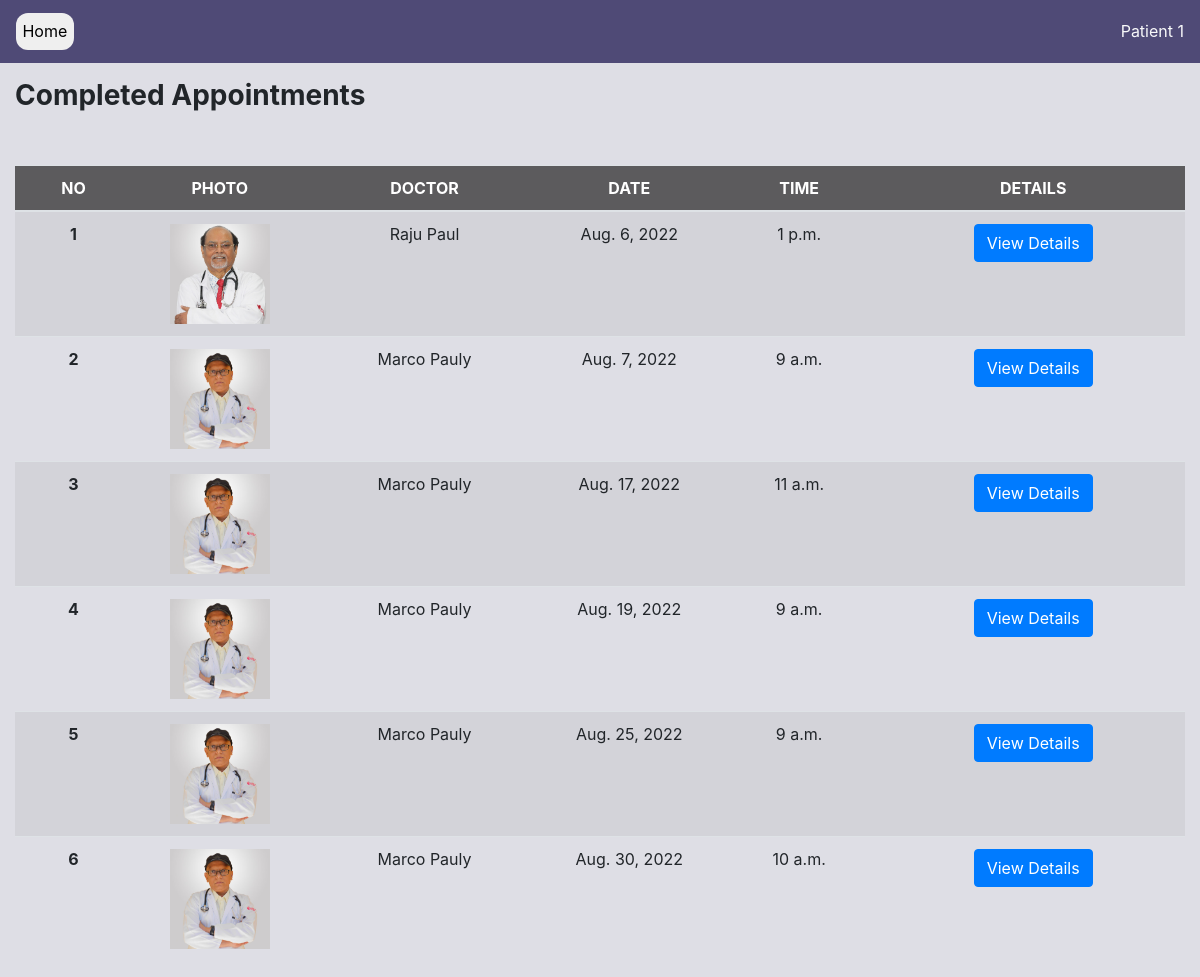
The app's page /patient-completed-appointment (signed in), older data.
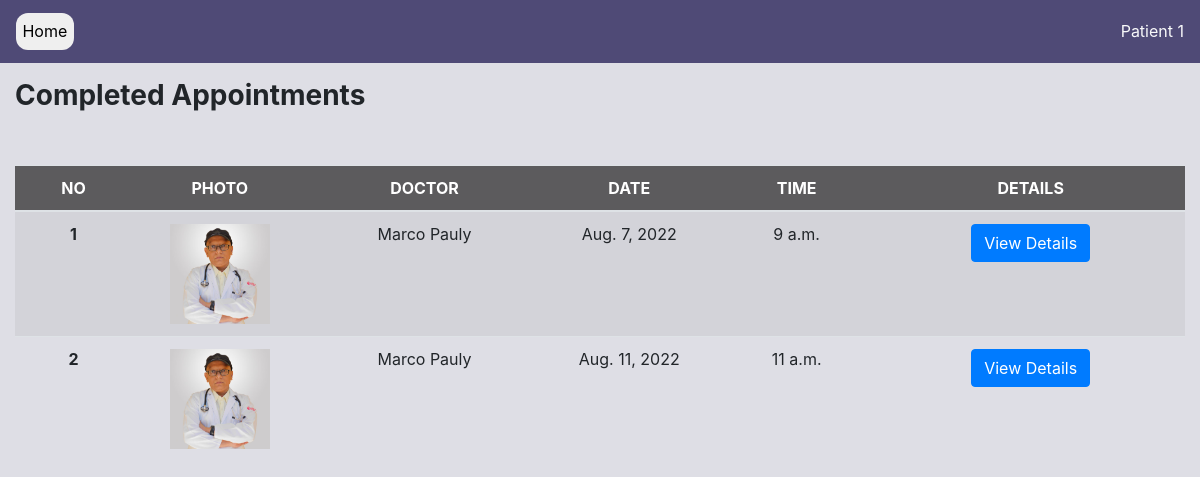
The same page, newer data.
### appointment/models.py (models this page shows, shortened)
class Appointment(models.Model):
    TIME_SLOT = [
    (1, '9:00-10:00'),
    (2, '10:00-11:00'),
    (3, '11:00-12:00'),
    (4, '13:00-14:00'),
    ]
    doctor = models.ForeignKey(User,on_delete=models.CASCADE, limit_choices_to={'user_type': 'D'}, related_name='doctor')
    patient = models.ForeignKey(User,on_delete=models.CASCADE, limit_choices_to={'user_type': 'P'})
    date =  models.DateField()
    start_time = models.TimeField(null=True)
    end_time = models.TimeField(null=True)
    reason = models.TextField()
    status = models.BooleanField(default=False)
    class Meta:
        db_table = 'appointment'
        constraints = [
            models.UniqueConstraint(fields=['patient', 'doctor', 'date'], name='unique_booking')
        ]
        ordering = ['date', 'start_time']

### profiles/models.py (models this page shows, shortened)
class DoctorProfile(models.Model):
    class Meta:
        db_table = 'doctor_profile'
    user = models.OneToOneField(
        User, on_delete=models.CASCADE,
        primary_key=True, limit_choices_to={'user_type': 'D'},
        related_name='docprofile', #* related_name is used to give alternate name to the reverse relationship
        )
    profile_pic = models.ImageField(upload_to='images/profiles/doctors') #TODO Change directory to /images/doctor/username
    qualification = models.CharField(max_length=100, blank=True, null=True)
    department = models.ForeignKey(Department, on_delete=models.CASCADE)

### accounts/models.py (models this page shows, shortened)
class User(AbstractUser):
    DOCTOR = 'D'
    PATIENT = 'P'
    USER_TYPES = [
        (DOCTOR, 'Doctor'),
        (PATIENT, 'Patient'),
    ]
    MALE = 'M'
    FEMALE = 'F'
    OTHER = 'O'
    PREFER_NOT_TO_SAY = 'N'
    GENDER = [
        (MALE, 'Male'),
        (FEMALE, 'Female'),
        (OTHER, 'Other'),
        (PREFER_NOT_TO_SAY, 'Prefer not to say')
    ]
    class Meta:
        db_table = 'user'
    user_type = models.CharField(choices=USER_TYPES, max_length=1, default=PATIENT)
    gender = models.CharField(choices=GENDER,  max_length=1, default=PREFER_NOT_TO_SAY)
    phone = PhoneNumberField(null=True, blank=True)
    def is_patient(self):
        if self.user_type == 'P':
            return True
        return False

### appointment/views.py (the view)
# urls.py: path('patient-completed-appointment', views.patient_completed_appointment, name='patient-completed-appointment'),
def patient_completed_appointment(request):
    context = {}
    user = request.user
    if not user.is_patient():
        return HttpResponse("NOT ALLOWED")
    appointments = Appointment.objects.filter(patient=user, status=True)
    context = {'appointments':appointments}
    return render(request, 'patient-completed-appointment.html', context=context)

### PMS/context_processors.py (called while the page is built)
def get_departments(request):
    departments = Department.objects.all()
    return {'departments': departments}

def get_time_slots(request):
    time_slot = Appointment.TIME_SLOT
    return {"time_slot": time_slot}

### appointment/templates/patient-completed-appointment.html (shortened to what this page needs)
{% load static %}
{% load bootstrap4 %}
<!DOCTYPE html>
<html>
    <head>
        <link rel="stylesheet" href="https://cdn.jsdelivr.net/npm/bootstrap@4.0.0/dist/css/bootstrap.min.css">
    </head>
    <body>
        {% include 'navbar-simple.html' %}
        <section style="height: auto;">
            <div class="container-fluid">
                <div class="row pt-3" style="background-color: #8889a347;">
                    <div class="col-md-6" style="align-items: center;"><h3><b>Completed Appointments</b></h3></div>
                <br>
                <br>
                <br>
                    <div class="col-md-12" style="align-items: center;">
                        <div class="table-responsive table-striped">
                            <table class="table table-hover">
                              <thead class="thead">
                                <tr>
                                  <th scope="col" width="10%">NO</th>
                                  <th scope="col" width="15%">PHOTO</th>
                                  <th scope="col" width="20%">DOCTOR</th>
                                  <th scope="col" width="15%">DATE</th>
                                  <th scope="col">TIME</th>
                                  <th scope="col">DETAILS</th>
                                </tr>
                              </thead>
                        <tbody>
{% for appointment in appointments %}
                                <tr>
                                    <th scope="row">{{forloop.counter}}</th>
                                    <td>
                                        {%if appointment.doctor.docprofile.profile_pic %}
                                            <img src="{{appointment.doctor.docprofile.profile_pic.url}}" class="photo">
                                        {% else %}
                                            <img src="{% static 'images\doctor_default.jpg' %}" class="photo">
                                        {% endif %}
                                    </td>
                                    <td>{{appointment.doctor.get_full_name}}</td>
                                    <td>{{appointment.date}}</td>
                                    <td>{{appointment.start_time}}</td>
                                    <td>
                                        <form action="{% url 'appointment:past-prescription' %}" method="post">
                                            <button class="btn btn-primary" type="submit" name="app_id" value={{appointment.id}}>View Details</button>
                                        </form>
                                    </td>
                                </tr>
{% endfor %}
                            </tbody>
                          </table>
                    </div>
                </div>
            </div>
        </section>
    </body>
</html>

Row changes from the older to the newer data that the page shows:
no longer on this page (row edited): Appointment: doctor.docprofile.profile_pic (picture), doctor.get_full_name "Raju Paul", date "Aug. 6, 2022", start_time "1 p.m.", {{ appointment.id }} 10 (drawn)
no longer on this page (row edited): Appointment: doctor.docprofile.profile_pic (picture), doctor.get_full_name "Marco Pauly", date "Aug. 17, 2022", start_time "11 a.m.", {{ appointment.id }} 21 (drawn)
no longer on this page (row edited): Appointment: doctor.docprofile.profile_pic (picture), doctor.get_full_name "Marco Pauly", date "Aug. 19, 2022", start_time "9 a.m.", {{ appointment.id }} 22 (drawn)
removed Appointment: doctor.docprofile.profile_pic (picture), doctor.get_full_name "Marco Pauly", date "Aug. 25, 2022", start_time "9 a.m.", {{ appointment.id }} 24 (drawn)
removed Appointment: doctor.docprofile.profile_pic (picture), doctor.get_full_name "Marco Pauly", date "Aug. 30, 2022", start_time "10 a.m.", {{ appointment.id }} 30 (drawn)
added Appointment: doctor.docprofile.profile_pic (picture), doctor.get_full_name "Marco Pauly", date "Aug. 11, 2022", start_time "11 a.m.", {{ appointment.id }} 14 (drawn)
